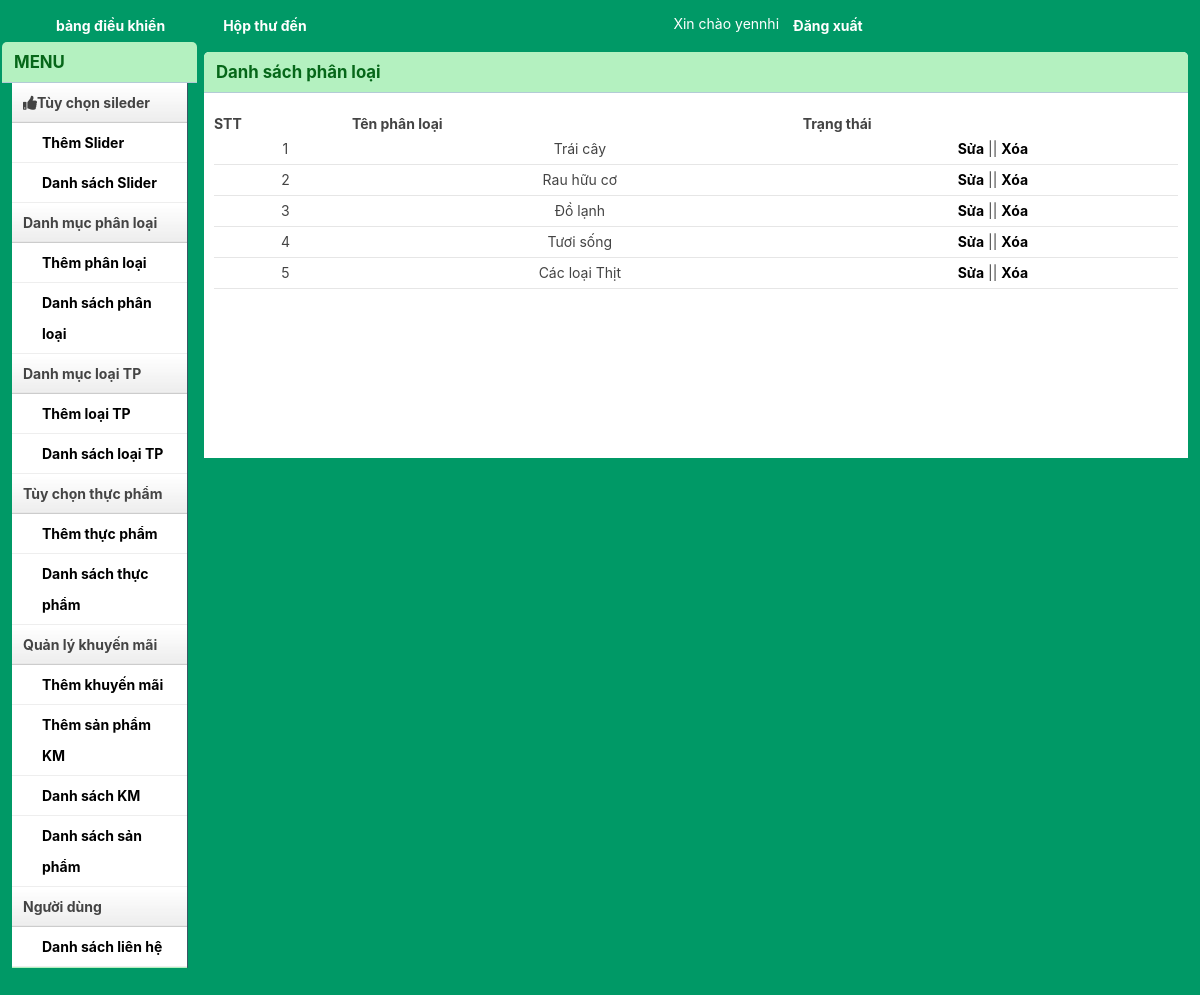
Screenshot of /banthucpham/admin/catlist.php (signed in) with the database file from the repository.
### tables this page shows
CREATE TABLE `da_phanloaitp` (
  `PhanLoaiTPID` int(11) NOT NULL,
  `PhanLoaiTPName` varchar(255) NOT NULL
);

### banthucpham/lib/database.php (called while the page is built, shortened)
<?php
Class Database{
   public $host   = DB_HOST;
   public $user   = DB_USER;
   public $pass   = DB_PASS;
   public $dbname = DB_NAME;
   public $link;
private function connectDB(){
   $this->link = new mysqli($this->host, $this->user, $this->pass,
    $this->dbname);
 }
public function select($query){
  $result = $this->link->query($query) or
   die($this->link->error.__LINE__);
  if($result->num_rows > 0){
    return $result;
  } else {
    return false;
  }
 }
}

### banthucpham/class/danhmuccha.php (called while the page is built, shortened)
<?php
$filepath =realpath(dirname(__FILE__));
include_once ($filepath.'/../lib/database.php');
?>
<?php
class danhmuccha{
    private $db;
    public function __construct(){
        $this -> db = new Database;
    }
    public function hienthiDMcha(){
        $query = " SELECT * from da_phanloaitp";
        $result = $this->db->select($query);
        return $result;
    }
}
?>

### banthucpham/admin/catlist.php (the view, shortened to what this page needs)
<?php include 'inc/header.php'; ?>
<?php include 'inc/sidebar.php'; ?>
<?php include '../class/danhmuccha.php'; ?>
<?php
$danhmuccha = new danhmuccha;
$hienthiDanhMuc = $danhmuccha->hienthiDMcha();
?>
<div class="grid_10">
	<div class="box round first grid">
		<h2>Danh sách phân loại</h2>
		<div class="block">
			<table class="data display datatable" id="example">
				<thead>
					<tr>
						<th>STT</th>
						<th>Tên phân loại</th>
						<th>Trạng thái</th>
					</tr>
				</thead>
				<tbody>
					<?php
					if ($hienthiDanhMuc) {
						$i = 0;
						while ($result = $hienthiDanhMuc->fetch_assoc()) {
							$i++;
					?>
							<tr class="odd gradeX">
								<td><?php echo $i ?></td>
								<td><?php echo $result['PhanLoaiTPName'] ?></td>
								<td><a href="catEdit.php?phanloaitpid=<?php echo $result['PhanLoaiTPID'] ?>">Sửa</a> || <a href="catDelete.php?delid=<?php echo $result['PhanLoaiTPID'] ?>">Xóa</a></td>
							</tr>
					<?php
						}
					}
					?>
				</tbody>
			</table>
		</div>
	</div>
</div>
<?php include 'inc/footer.php'; ?>

### banthucpham/admin/css/grid.css (style rules this page uses)
.grid_1, .grid_2, .grid_3, .grid_4, .grid_5, .grid_6, .grid_7, .grid_8, .grid_9, .grid_10, .grid_11, .grid_12, .grid_13, .grid_14, .grid_15, .grid_16 { display: inline; float: left; margin-left: 1%; margin-right: 1%; }
.container_12 .grid_10 { width: 81.333%; }

### banthucpham/admin/inc/header.php (style rules this page uses)
body { background: #009966 none repeat scroll 0 0; color: #444; font-size: 14px; padding: 0; }
a { color: #000; font-weight:bold; text-decoration: none; }
h1, h2, h3, h4, h5, h6 { line-height:1.2em; margin-bottom:.3em; }
h2 { margin-top:1em; }
.box { background:#fff; margin-bottom:20px; padding:10px 10px 10px 10px; margin-left:-8px; }
.box.grid { padding-bottom:40px; }
.box.round { -moz-border-radius: 5px 5px 0px 0px; -webkit-border-radius: 5px 5px 0px 0px; border-radius: 5px 5px 0px 0px; }
.box h2 { font-size:1.2em; font-weight:bold; color:#066719; background: #b4f1c0; margin:-10px -10px 0 -10px; padding:10px 12px; border-bottom:1px solid #B3CBD6; -moz-border-radius: 5px 5px 0px 0px; -webkit-border-radius: 5px 5px 0px 0px; border-radius: 5px 5px 0px 0px; }
.box.first { min-height: 406px; }
.block { padding-top:20px; }
.block { padding-bottom:1px; }
table.display { margin: 0 auto; clear: both; width: 100%; }
tr.odd { height: 30px; line-height: 30px; border-bottom:1px solid #e6e6e6; }
tr.odd td, tr.even td { padding-left:5px; text-align: center; }

### rows the page displays
da_phanloaitp: PhanLoaiTPName "Trái cây"
da_phanloaitp: PhanLoaiTPName "Rau hữu cơ"
da_phanloaitp: PhanLoaiTPName "Đồ lạnh"
da_phanloaitp: PhanLoaiTPName "Tươi sống"
da_phanloaitp: PhanLoaiTPName "Các loại Thịt"

### other values shown
Session::get('adminTen') "yennhi"
